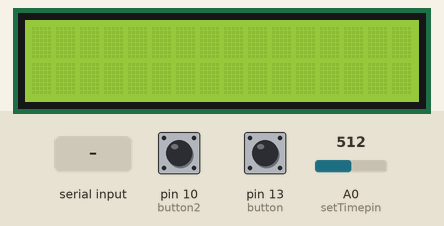
This sketch was run on a simulated Arduino Uno, built with avr-gcc and run on an emulated ATmega328P. Parts: 16×2 character LCD. The inputs (shaded band) are chosen by the test bench; at power-on: pin 13 (button) LOW, pin 10 (button2) LOW, A0 (setTimepin) = 512. What the sketch prints to the serial monitor is not drawn.

Above: at 1.2 s.
1.3 s: "90,45,200\n" received over Serial
At 5.3 s:
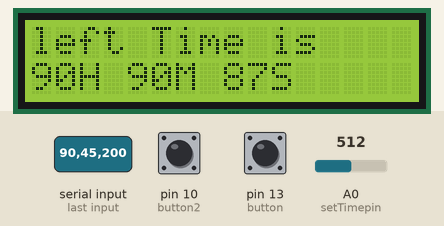
5.4 s: pin 13 (button) pulled HIGH for 1 s
At 7.8 s:
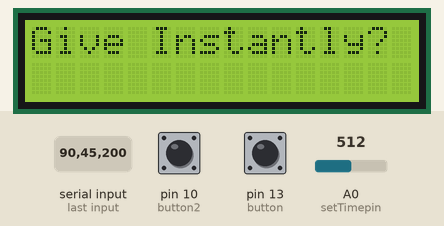
8.6 s: pin 10 (button2) pulled HIGH for 1 s
At 10.1 s:
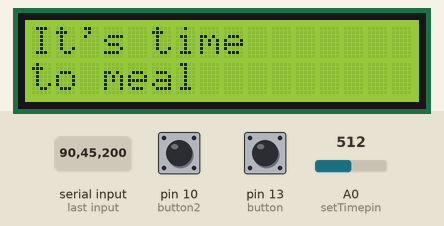
11.1 s: pin 13 (button) pulled HIGH for 3.2 s
At 14.7 s:
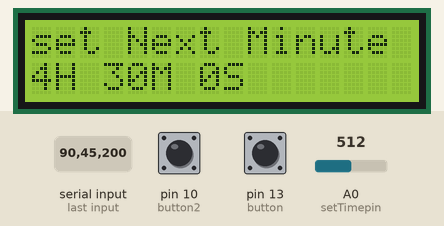
15.8 s: pin 13 (button) pulled HIGH for 1 s
At 17.8 s:
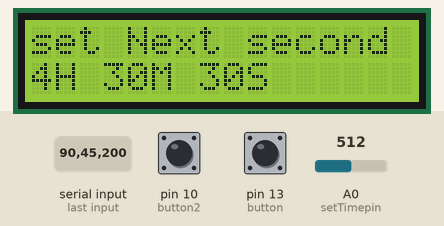
18.3 s: A0 (setTimepin) set to 716
At 18.9 s:
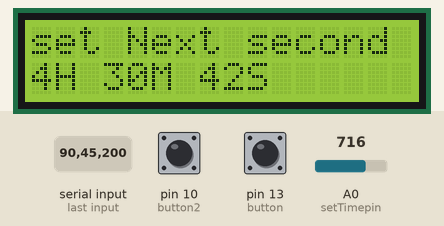
Timing chart, 0 to 20.9 s (numbered marks = the images above; inputs shaded):
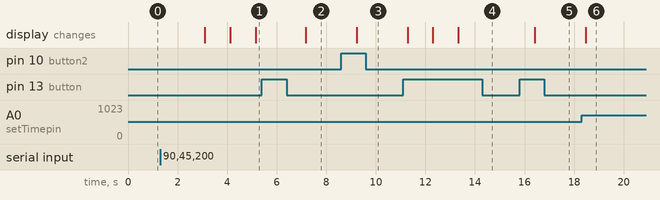

The sketch:

display_Time.ino
```cpp
#include <LiquidCrystal_I2C.h>
#include <Wire.h>
#include <stdlib.h>

LiquidCrystal_I2C lcd(0x27,16,2);
int cur_hour, cur_minute, cur_second, count =0;
int next_hour, next_minute, next_second = 0;
int left_hour, left_minute, left_second = 0;

const int setTimepin = A0;
int sensorValue = 0;
int button = 13;
int button2 = 10;
int flag, flag2, flag3 = 0;


int returnTime()
{
  if (cur_second == 60)
  {
    cur_second = 0;
    cur_minute += 1;
  }

  if (cur_minute == 60)
  {
    cur_minute = 0;
    cur_hour += 1;
  }

  cur_second += 1;

  return cur_hour,cur_minute,cur_second;
}


int setNextHour(int value)
{
  next_hour = map(value, 0, 1000, 0, 8);

  return next_hour;
}


int setNextMinute(int value)
{
  next_minute = map(value, 0, 1000, 0, 59);
  if (next_minute == 60)
  {
    next_minute = 59;
  }

  return next_minute;
}

int setNextSecond(int)
{
  next_second = map(sensorValue, 0, 1000, 0, 59);

  if (next_second == 60)
  {
    next_second = 59;
  }

  return next_second;
}


void flag_1()
{
  lcd.clear();
  lcd.print("Give Instantly?");

  if (flag2 == 1)
  {
    lcd.clear();
    lcd.print("It's time");
    lcd.setCursor(0, 1);
    lcd.print("to meal");
  }
}

void flag_2(int sensorValue)
{
  lcd.clear();
  lcd.print("set Next Hour :");
  lcd.setCursor(0, 1);


  next_hour = setNextHour(sensorValue);

  lcd.print(next_hour);
  lcd.print("H 0M 0S");
}

void flag_3(int sensorValue)
{
  lcd.clear();
  lcd.print("set Next Minute :");
  lcd.setCursor(0, 1);

  next_minute = setNextMinute(sensorValue);
  lcd.print(next_hour);
  lcd.print("H ");
  lcd.print(next_minute);
  lcd.print("M 0S");
}


void flag_4(int sensorValue)
{
  lcd.clear();
  lcd.print("set Next second");
  lcd.setCursor(0, 1);

  next_second = setNextSecond(sensorValue);

  lcd.print(next_hour);
  lcd.print("H ");
  lcd.print(next_minute);
  lcd.print("M ");
  lcd.print(next_second);
  lcd.print("S");
}


void flag_5()
{
  lcd.clear();
  lcd.setCursor(0, 0);
  lcd.print("left Time is");
  lcd.setCursor(0, 1);

  cur_hour, cur_minute, cur_second = returnTime();
  int left_hour = next_hour - cur_hour;
  int left_minute = next_minute - cur_minute;
  int left_second = next_second - cur_second;


  if (left_second < 0)
  {
    left_second = 60 + left_second;
    left_minute = left_minute - 1;
  }

  if (left_minute < 0)
  {
    left_minute = 60 + left_minute;
    left_hour = left_hour - 1;
  }

  lcd.print(left_hour);
  lcd.print("H ");


  lcd.print(left_minute);
  lcd.print("M ");

  lcd.print(left_second);
  lcd.print("S ");

  if ((left_hour == 0) && (left_minute == 0) && (left_second == 0))
  {
    timeToMeal();

    cur_hour = 0;
    cur_minute = 0;
    cur_second = 0;
    count = 0;

  }

  Serial.print(left_hour);
  Serial.print(",");
  Serial.print(left_minute);
  Serial.print(",");
  Serial.print(left_second);
  Serial.println(",");

}


void timeToMeal()
{
  lcd.clear();
  lcd.print("It's time");
  lcd.setCursor(0, 1);
  lcd.print("to meal");

  for (int i =0; i < 2; i++)
  {
    lcd.noDisplay();
    delay(500);
    lcd.display();
    delay(500);
  }
}

void setup()
{
  lcd.init();
  lcd.backlight();
  pinMode(button, INPUT);
  pinMode(button2, INPUT);

  Serial.begin(9600);
}


void loop()
{
  bool setNextTime = digitalRead(button);
  bool giveInstantly = digitalRead(button2);

  sensorValue = analogRead(setTimepin);

  if (setNextTime == HIGH)
  {
    flag += 1;
    if ((flag == 2 ) && (flag2 == 1))
    {
      flag = 1;
      flag2 = 0;
    }
  }

  if (giveInstantly == HIGH)
  {
    flag2 += 1;
  }

  switch (flag)
  {
    case 1:
        flag_1();
        break;
    case 2:
        flag_2(sensorValue);
        break;
    case 3:
        flag_3(sensorValue);
        break;
    case 4:
        flag_4(sensorValue);
        break;
    case 5:
        flag_5();
        break;
    case 6:
        flag = 1;
        break;
  }

  // Serial connect
  if (Serial.available() > 0)
  {
    String input = Serial.readStringUntil('\n');
    if (input.equals("right now"))
    {
      flag = 0;

      cur_hour, cur_minute, cur_second= 0;
      left_hour, left_minute, left_second = 0;

      Serial.print(left_hour);
      Serial.print(",");
      Serial.print(left_minute);
      Serial.print(",");
      Serial.print(left_second);
      Serial.print(",");

    }
    else if (input.equals("reset"))
    {
      flag = 0;
      // flag3 = 0;

      cur_hour, cur_minute, cur_second= 0;
      left_hour, left_minute, left_second = 0;

      Serial.print(left_hour);
      Serial.print(",");
      Serial.print(left_minute);
      Serial.print(",");
      Serial.print(left_second);
      Serial.print(",");
      Serial.print("reset");
      Serial.println(",");
    }
    else
    {
      next_hour = input.substring(0,input.indexOf('H')).toInt();
      next_minute = input.substring(input.indexOf('H') + 1, input.indexOf('M')).toInt();
      next_second = input.substring(input.indexOf('M') + 1, input.indexOf('S')).toInt();

      flag = 5;

      // flag3 += 1;

      // // left_hour, left_minute, left_second =  flag_5();
      // if (flag3 > 1)
      // {
      //   Serial.println("99,99,99,");

      // }

      // Serial.print(left_hour);
      // Serial.print(left_hour);
    }
  }

  // Serial.print("falg : ");
  // Serial.println(flag);
  lcd.display();
  delay(1000);
}
```

Measured:
- after the input at 1.3 s, the display: first changes after 1.8 s (image 1 shows a later state)
- after the input at 5.4 s, the display: changes after 1.8 s (image 2)
- after the input at 8.6 s, the display: changes after 0.63 s (image 3)
- after the input at 11.1 s, the display: first changes after 0.18 s (image 4 shows a later state)
- after the input at 15.8 s, the display: changes after 0.62 s (image 5)
- after the input at 18.3 s, the display: changes after 0.18 s (image 6)
